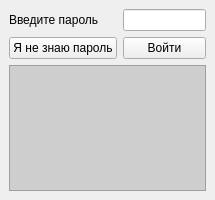
<?xml version="1.0" encoding="UTF-8"?>
<ui version="4.0">
 <class>MainWindow</class>
 <widget class="QMainWindow" name="MainWindow">
  <property name="geometry">
   <rect>
    <x>0</x>
    <y>0</y>
    <width>215</width>
    <height>200</height>
   </rect>
  </property>
  <property name="sizePolicy">
   <sizepolicy hsizetype="Fixed" vsizetype="Fixed">
    <horstretch>1</horstretch>
    <verstretch>1</verstretch>
   </sizepolicy>
  </property>
  <property name="minimumSize">
   <size>
    <width>215</width>
    <height>200</height>
   </size>
  </property>
  <property name="maximumSize">
   <size>
    <width>215</width>
    <height>200</height>
   </size>
  </property>
  <property name="windowTitle">
   <string>MainWindow</string>
  </property>
  <widget class="QWidget" name="centralwidget">
   <layout class="QFormLayout" name="formLayout_2">
    <item row="0" column="0">
     <widget class="QLabel" name="label_Password">
      <property name="text">
       <string>Введите пароль</string>
      </property>
     </widget>
    </item>
    <item row="0" column="1">
     <widget class="QLineEdit" name="lineEdit_Password"/>
    </item>
    <item row="1" column="1">
     <widget class="QPushButton" name="pushButton_Enter">
      <property name="text">
       <string>Войти</string>
      </property>
     </widget>
    </item>
    <item row="1" column="0">
     <widget class="QPushButton" name="pushButton_Back">
      <property name="text">
       <string>Я не знаю пароль</string>
      </property>
     </widget>
    </item>
    <item row="2" column="0" colspan="2">
     <widget class="QTextEdit" name="textEdit_Changelog">
      <property name="styleSheet">
       <string notr="true">background-color: rgb(206, 206, 206);</string>
      </property>
     </widget>
    </item>
   </layout>
  </widget>
 </widget>
 <resources/>
 <connections>
  <connection>
   <sender>pushButton_Enter</sender>
   <signal>clicked()</signal>
   <receiver>lineEdit_Password</receiver>
   <slot>copy()</slot>
   <hints>
    <hint type="sourcelabel">
     <x>172</x>
     <y>46</y>
    </hint>
    <hint type="destinationlabel">
     <x>173</x>
     <y>10</y>
    </hint>
   </hints>
  </connection>
 </connections>
</ui>
